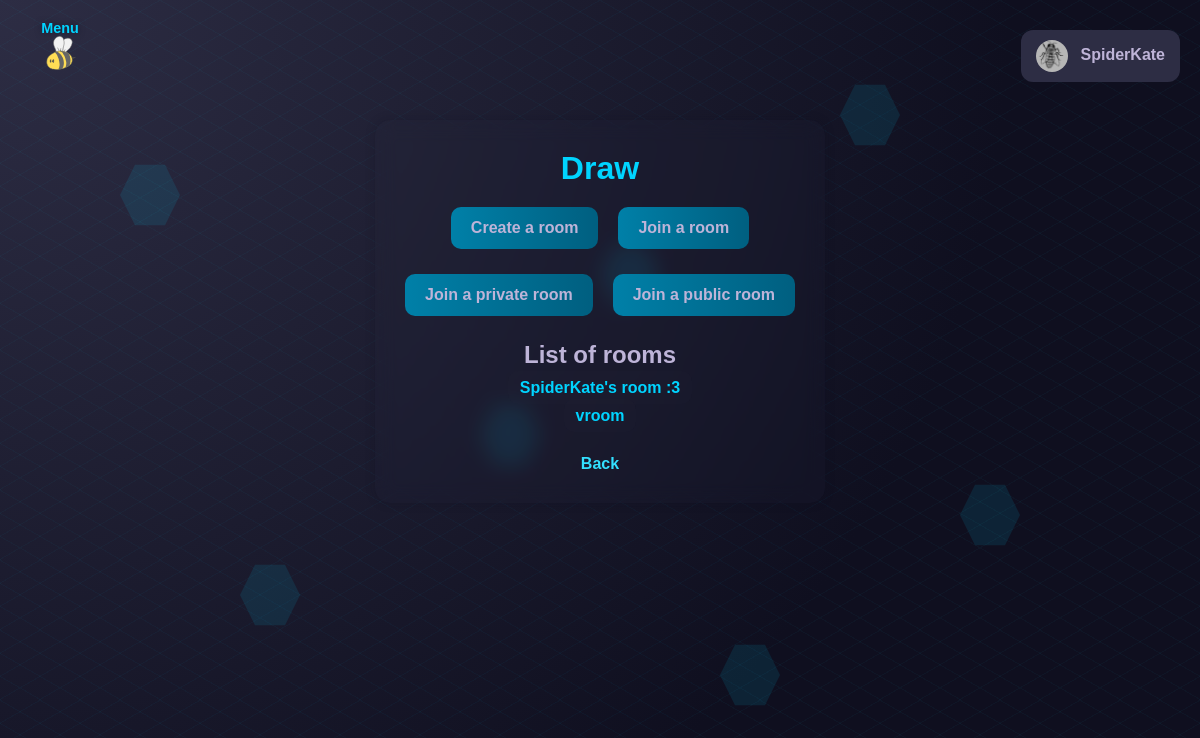
The app's page /join/private (signed in) with its own data.
### tables this page shows
CREATE TABLE users (
    id INTEGER PRIMARY KEY AUTOINCREMENT,
    name TEXT,
    surname TEXT,
    username TEXT NOT NULL,
    email TEXT NOT NULL,
    password TEXT NOT NULL,
    dob TEXT NOT NULL,
    bio TEXT,
    avatar_path TEXT,
    social_links TEXT,
    last_login_at TEXT,
    bee_points INTEGER DEFAULT 5000,
    deleted INTEGER DEFAULT 0,
    deleted_at TEXT,
    recovery_username TEXT
);

CREATE TABLE rooms (
    id INTEGER PRIMARY KEY AUTOINCREMENT,
    room_ID INT NOT NULL,
    name TEXT NOT NULL,
    password TEXT,
    is_public BOOLEAN NOT NULL,
    user_id INT NOT NULL,
    is_active BOOLEAN DEFAULT 1,
    FOREIGN KEY(user_id) REFERENCES users(id)
);

### app.py (the view)
@app.route('/join/private')
@login_required
def private():
    try:
        conn = sqlite3.connect('beevy.db')
        cursor = conn.cursor()
        cursor.execute("""
            SELECT r.name, r.room_ID, u.deleted
            FROM rooms r
            JOIN users u ON r.user_id = u.id AND r.is_public = FALSE
        """)
        rooms = cursor.fetchall()
    finally:
        conn.close()
    return render_template("drawjoinPrivate.html", roomsP=rooms)

### app.py (called while the page is built)
def login_required(f):
    @wraps(f)
    def decorated(*args, **kwargs):
        if 'username' not in session:
            flash_translated("flash.login_first", "error")
            return redirect(url_for("login"))
        return f(*args, **kwargs)
    return decorated

@app.before_request
def load_logged_in_user():
    g.avatar_path = None
    g.user_theme = 'bee'
    g.user_language = session.get("user_language", "en")
    g.trans = translations
    username = session.get('username')
    if username:
        conn = sqlite3.connect('beevy.db')
        cursor = conn.cursor()
        cursor.execute("SELECT avatar_path FROM users WHERE username=?", (username,))
        row = cursor.fetchone()
        if row and row[0]:
            g.avatar_path = row[0]
        cursor.execute("SELECT theme FROM preferences WHERE user_id = (SELECT id FROM users WHERE username=?)", (username,))
        pref_row = cursor.fetchone()
        if pref_row and pref_row[0]:
            g.user_theme = pref_row[0]
        conn.close()

@app.context_processor
def inject_t():
    def t(key, **kwargs):
        text = translations.get(key, g.user_language, default=key)
        if kwargs:
            text = text.format(**kwargs)
        return text
    return dict(t=t)

### translations.py (called while the page is built)
    def get(self, key, language='en', default=''):
        if language not in self.strings:
            language = 'en'  # Fallback to English
        keys = key.split('.')
        value = self.strings.get(language, {})
        for k in keys:
            if isinstance(value, dict):
                value = value.get(k)
            else:
                return default
        return value if value else default

### templates/drawjoinPrivate.html (shortened to what this page needs)
{% extends "drawJoin.html" %}
{% block join_page %}
<h2>{{ t('messages.room_list') }}</h2>
<ul class="room-list">
{% for name, room_id, deleted in roomsP %}
    {% if not deleted %}
        <li>
            <a href="{{ url_for('join_room_page', room_ID=room_id) }}" class="room-link">{{ name }}</a>
        </li>
    {% endif %}
{% endfor %}
</ul>
{% endblock %}

### templates/base.html (shortened to what this page needs)
<!DOCTYPE html>
<html lang="en">
<head>
    <link rel="stylesheet" href="/static/css/base.css">
    {% if g.user_theme and g.user_theme != 'bee' %}
        <link rel="stylesheet" href="/static/css/theme-{{ g.user_theme }}.css">
    {% endif %}
    {% block extra_css %}{% endblock %}
</head>
<div class="hex-bg-container">
        <div class="hex-bg" style="--x:10%; --y:20%; --delay:0s;"></div>
        <div class="hex-bg" style="--x:50%; --y:30%; --delay:1s;"></div>
        <div class="hex-bg" style="--x:80%; --y:60%; --delay:2s;"></div>
        <div class="hex-bg" style="--x:20%; --y:70%; --delay:3s;"></div>
        <div class="hex-bg" style="--x:70%; --y:10%; --delay:4s;"></div>
        <div class="hex-bg" style="--x:40%; --y:50%; --delay:5s;"></div>
        <div class="hex-bg" style="--x:60%; --y:80%; --delay:6s;"></div>
    </div>
<body class="{{ page }}">
<img src="/static/images/beee.svg" id="bee-toggle" class="bee-toggle" onclick="toggleSidebar()" alt="bee toggle" title="Menu">
<div class="menu-label">Menu</div>
    {% if session.username %}
<div class="user-menu">
    <div class="user-menu-button" onclick="toggleMenu()">
        {% if g.avatar_path %}
            <div style="position: relative; display: inline-block;">
                <img src="{{ url_for('static', filename=g.avatar_path) }}" class="user-avatar">
                <div style="position: absolute; top:0; left:0; width:100%; height:100%;"></div>
            </div>
        {% else %}
            <div style="position: relative; display: inline-block;">
                <img src="{{ url_for('static', filename='images/default_avatar.png') }}" class="user-avatar">
                <div style="position: absolute; top:0; left:0; width:100%; height:100%;"></div>
            </div>
        {% endif %}
        {{ session.get('username') }}
    </div>
</div>
{% endif %}
<div class="app">
    <main class="content">
        {% block content %}{% endblock %}
    </main>
</div>
</body>
</html>

### static/css/theme-dark.css (style rules this page uses)
:root { --primary-bg: #1a1a2e; --primary-bg-light: #2d2d44; --primary-bg-dark: #0f0f1f; --primary-text: #beb4d8; --text-main: #beb4d8; --text-muted: rgb(190 180 216 / 60%); --accent-color: #00d4ff; --accent-light: #33e0ff; --accent: #00d4ff; --glass-bg: rgb(45 45 68 / 12%); --glass-bg-light: rgb(45 45 68 / 18%); --glass-border: rgb(0 212 255 / 20%); --glass-border-light: rgb(0 212 255 / 30%); --glass-blur: blur(6px); --tool-filter: invert(70%) sepia(100%) saturate(3480%) hue-rotate(245deg) brightness(43%) contrast(50%); --bucket-filter: invert(70%) sepia(100%) saturate(3480%) hue-rotate(235deg) brightness(43%) contrast(50%); --tool-filter-hover: invert(70%) sepia(100%) saturate(7480%) hue-rotate(205deg) brightness(183%) contrast(130%); --bucket-filter-hover: invert(32%) sepia(90%) saturate(2000%) hue-rotate(165deg) brightness(90%) contrast(600%); --span-muted-filter: var(--accent-color); --shadow-accent: 0 0 10px rgb(0 212 255 / 40%); --btn-bg: linear-gradient(90deg, #0080a8, #005f80); --btn-bg-hover: linear-gradient(90deg, #00a0cc, #007aa3); --btn-shadow-hover: 0 0 10px rgb(0 212 255 / 40%); --sidebar-bg: rgb(15 15 31 / 40%); --sidebar-border: rgb(0 212 255 / 15%); --input-bg: rgb(45 45 68 / 20%); --input-bg-focus: rgb(45 45 68 / 30%); --input-border: rgb(0 212 255 / 30%); --input-border-focus: #00d4ff; --input-shadow-focus: 0 0 10px rgb(0 212 255 / 40%); --msg-info-bg: rgb(147 197 253 / 12%); --msg-info-text: #8ccaff; --msg-info-outline: rgb(147 197 253 / 40%); --msg-success-bg: rgb(111 207 151 / 12%); --msg-success-text: #7cd9a3; --msg-success-outline: rgb(111 207 151 / 40%); --msg-error-bg: rgb(248 113 113 / 12%); --msg-error-text: #ff8a8a; --msg-error-outline: rgb(248 113 113 / 40%); --hex-bg: rgb(0 212 255 / 10%); --radius: 18px; --radius-md: 15px; --radius-sm: 12px; --radius-xs: 10px; --transition: 0.3s; }

### static/css/option.css (style rules this page uses)
.room-list { list-style: none; padding: 0; }
.room-list li { margin: 10px 0; }
.room-link { color: var(--accent); font-weight: bold; text-decoration: none; padding: 8px 12px; border-radius: var(--radius-xs); background: color-mix(in srgb, var(--glass-bg) 40%, transparent); transition: var(--transition); }

### records on screen
users: avatar_path (picture), get "SpiderKate"
rooms: name "SpiderKate's room :3"
rooms: name "vroom"

### other values on screen
{{ t('draw.title') }} "Draw"
{{ t('draw.create_room') }} "Create a room"
{{ t('draw.join_room') }} "Join a room"
{{ t('draw.private_room') }} "Join a private room"
{{ t('draw.public_room') }} "Join a public room"
{{ t('messages.room_list') }} "List of rooms"
{{ t('buttons.back') }} "Back"
